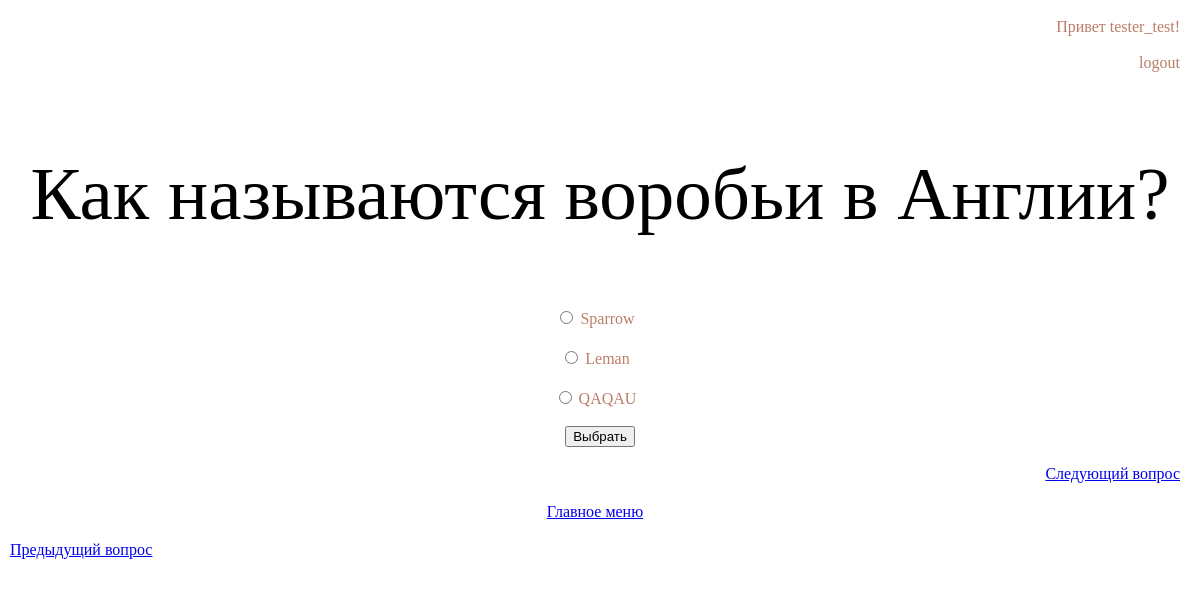
Screenshot of /1/1/ (signed in) with the database file from the repository.
### quiz/apps/questions/models.py (models this page shows)
class Question (models.Model):
    quiz = models.ForeignKey('Quiz', on_delete=models.CASCADE)
    question_text = models.CharField('Текст вопроса', max_length = 500)
    variant_1 = models.CharField('Вариант 1', max_length = 200)
    variant_2 = models.CharField('Вариант 2', max_length = 200)
    variant_3 = models.CharField('Вариант 3', max_length = 200)
    correct_var = models.CharField('Правильный вариант', max_length=200)
    value = models.IntegerField("Ценность вопроса")
    def __str__(self):
        return self.question_text

### quiz/apps/questions/views.py (the view, shortened to what this page needs)
# urls.py: path('<int:quiz_id>/<int:question_id>/', views.question, name = 'question'),
def question(request, question_id, quiz_id):
    try:
        quiz_num = Quiz.objects.get(id=quiz_id)
        question_setup = quiz_num.question_set.all()[question_id]
        questions_quant = int(quiz_num.question_set.count())
        next_question_id = int(question_id)+ 1
        prev_question_id = int(question_id) - 1
        variant_1 = question_setup.variant_1
        variant_2 = question_setup.variant_2
        variant_3 = question_setup.variant_3
        correct_var = question_setup.correct_var
        value = question_setup.value
        cursor = connection.cursor()
        user = request.user.get_username()
        sql_record_for_question = """SELECT questions_question.question_text, questions_score.score, auth_user.username
        FROM questions_score
        LEFT JOIN questions_question ON questions_score.question_id = questions_question.id
        LEFT JOIN auth_user on questions_score.user_id = auth_user.id
        WHERE auth_user.username = '%s' and questions_question.question_text = '%s'""" %(user, question_setup)
        cursor.execute(sql_record_for_question)
        total = cursor.fetchall()
        cursor.close()
    except:
        raise Http404 ('Вопрос не найден')
    if request.POST.get('var') == correct_var:
        cursor = connection.cursor()
        user = request.user.get_username()
        sql_record = """SELECT questions_question.question_text, questions_score.score, auth_user.username
        FROM questions_score
        LEFT JOIN questions_question ON questions_score.question_id = questions_question.id
        LEFT JOIN auth_user on questions_score.user_id = auth_user.id
        WHERE auth_user.username = '%s' and questions_question.question_text = '%s'""" %(user, question_setup)
        cursor.execute(sql_record)
        results = cursor.fetchall()
        cursor.close()
        if user == "" and results == []:
            messages.add_message(request, messages.SUCCESS, 'Правильно!')
        elif user != "" and results == []:
            user_for_input = request.user.get_username()
            messages.add_message(request, messages.SUCCESS, ('Правильно! Игрок {} получает {} очков').format(user_for_input, value))
            select_user_id = """select auth_user.id
            from auth_user
            WHERE auth_user.username = '%s'""" %(user,)
            cursor = connection.cursor()
            cursor.execute(select_user_id)
            user_id = cursor.fetchall()
            select_questions_id = """SELECT id from questions_question where question_text = '%s'""" %(question_setup,)
            cursor.execute(select_questions_id)
            quest_id = cursor.fetchall()
            inserting_score = """INSERT INTO questions_score  (score, question_id, user_id) values ('%s', '%s', '%s')""" %(value, quest_id[0][0], user_id[0][0],)
            cursor.execute(inserting_score)
            inserted_score = cursor.fetchall()
            cursor.close()
        elif user != "" and results != []:
            player = results[0][2]
            messages.add_message(request, messages.SUCCESS, ('Правильно! Игрок {} отгадал вопрос раньше и получил {} очков').format(player, value))
        cursor.close()
        return render(request, 'questions/question.html',
                      {'question_setup': question_setup, "variant_1": variant_1, "variant_2": variant_2,
                       "variant_3": variant_3, 'correct_var':correct_var, 'next_question_id':next_question_id,
                       'prev_question_id':prev_question_id, 'quiz_id':quiz_id, 'questions_quant':questions_quant, 'value':value})
    else :
        return render(request, 'questions/question.html',
                      {'question_setup': question_setup, "variant_1": variant_1, "variant_2": variant_2,
                       "variant_3": variant_3, 'correct_var':correct_var, 'next_question_id':next_question_id,
                       'prev_question_id':prev_question_id, 'quiz_id':quiz_id, 'questions_quant':questions_quant})

### quiz/templates/questions/question.html (shortened to what this page needs)
{% extends 'questions/base.html' %}
{% load static%}
{% block content %}
    {% if question_setup %}
    <p class="text1">{{question_setup}}</p><br>
    {% else %}
        Вопросы не найдены
    {% endif %}
    {% if variant_1 %}
        <form method="POST">
        <p class="s3" align="center"><input name="var" type="radio" value="{{variant_1}}"> {{variant_1}}</p>
        <p class="s3" align="center"><input name="var" type="radio" value="{{variant_2}}"> {{variant_2}}</p>
        <p class="s3" align="center"><input name="var" type="radio" value="{{variant_3}}"> {{variant_3}}</p>
        <p align="center"><input type="submit" value="Выбрать"></p>
    {% else %}
        Есть варианты то?
    {% endif %}
    {% if next_question_id < questions_quant %}
        <p class = 's3' align="right"><a href="/{{quiz_id}}/{{next_question_id}}">Следующий вопрос </a></p>
            <p class = 's3' align="center"><a href="../../quizes" >Главное меню </a></p>
    {% else %}
        <p class = 'ac' align="center"><a href="../../quizes" >Главное меню </a></p>
    {% endif %}
     {% if prev_question_id >= 0%}
        <p class = 'ac'><a href="/{{quiz_id}}/{{prev_question_id}}">Предыдущий вопрос </a></p>
     {% endif %}
{% endblock %}

### quiz/templates/questions/base.html (shortened to what this page needs)
<!DOCTYPE html>
{% load static %}
{% load staticfiles %}
<html lang="en">
<head>
    <link rel="stylesheet" href="{% static 'css/questions.css' %}">
</head>
<body>
    {% if user.is_authenticated %}
    <p align="right" class = 's3'> Привет {{ user.username }}!</p>
        <p align="right" ><a href="{% url 'LogoutView' %}" class = 's3'>logout</a></p><br>
    {% else %}
        <p align="right"  class="s3">Вы не вошли в систему</p>
        <p align="right"><a href="{% url 'login_user' %}" class="s3">Войти</a><br></p>
        <p align="right"><a href="{% url 'signup' %}" class="s3">Зарегистрироваться</a><br></p>
    {%endif%}
    {% block content %}
    {% endblock %}
</body>
</html>

### quiz/static/css/questions.css (style rules this page uses)
.ac { color: red; border: 2px solid transparent; text-decoration:none; font-family: 'Pacifico', cursive; padding-right: 20px; }
.s3 { color: #BA7D67; border: 2px solid transparent; text-decoration:none; font-family: 'Pacifico', cursive; padding-right: 10px; }
.text1 { padding: 5px; margin-bottom: 30px; margin-top: 40px; vertical-align:middle; font-family: 'Pacifico', cursive; font-size:75px; text-align: center; }

### rows the page displays
Question: question_text "Как называются воробьи в Англии?", variant_1 "Sparrow", variant_2 "Leman", variant_3 "QAQAU"

### other values shown
{{ user.username }} "tester_test"
